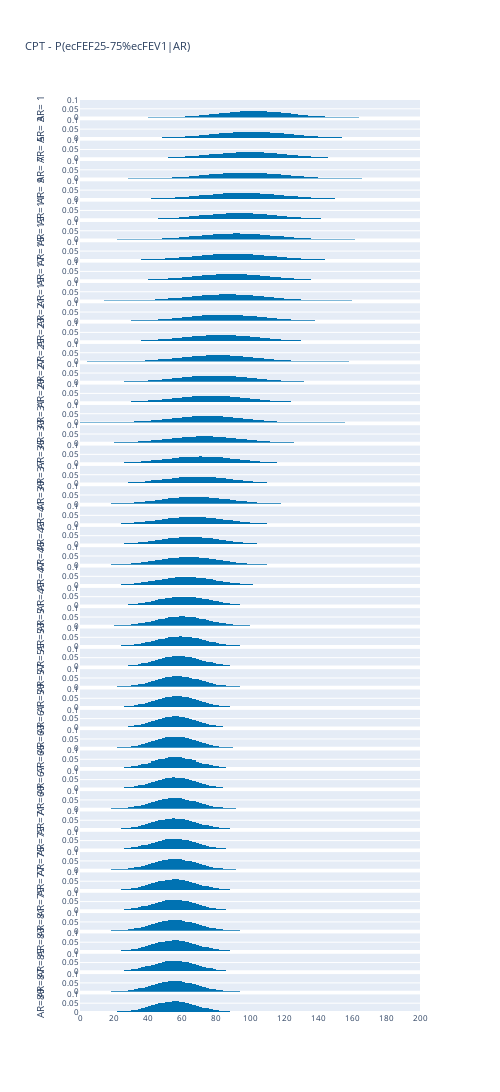

Notebook code cell kept with this figure:
### Code cell
fig, title = cpth.plot_2d_cpt(cptsave, ecFEF2575prctecFEV1, AR, p_range=[0, 0.1])
fig.show()
